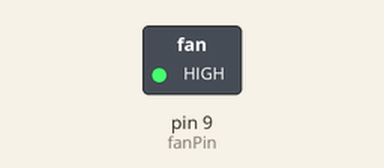
This sketch was run on a simulated Arduino Uno, built with avr-gcc and run on an emulated ATmega328P. Parts: switched loads named in the sketch (green lamp = pin HIGH). Dashed ring = blinking.

Above: at 0.05 s.
Timing chart, 0 to 3.0 s (numbered marks = the images above):
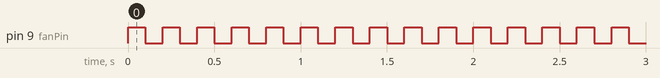

The sketch:

fan.ino
```cpp
#define fanPin 9

void setup() {

  Serial.begin(9600);


  pinMode (fanPin, OUTPUT);
}
void loop() {
 digitalWrite(fanPin, HIGH);
 delay(100);
 digitalWrite(fanPin, LOW);
 delay(100);

}
```

Measured:
- by itself, pin 9 (fanPin): alternates HIGH for 0.10 s and LOW for 0.10 s
